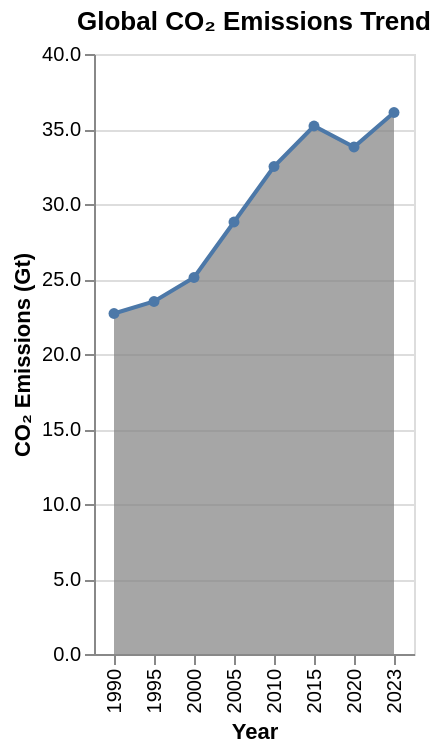

Write the Vega-Lite specification saved for this chart.
### Vega-Lite specification from a JSON file in a GitHub repository (floating-point values rounded to 4 significant figures)
{"$schema": "https://vega.github.io/schema/vega-lite/v5.json", "description": "CO2 emissions over time", "data": {"values": [{"year": "1990", "emissions": 22.7}, {"year": "1995", "emissions": 23.5}, {"year": "2000", "emissions": 25.1}, {"year": "2005", "emissions": 28.8}, {"year": "2010", "emissions": 32.5}, {"year": "2015", "emissions": 35.2}, {"year": "2020", "emissions": 33.8}, {"year": "2023", "emissions": 36.1}]}, "mark": {"type": "area", "line": true, "point": true, "color": "gray", "opacity": 0.7}, "encoding": {"x": {"field": "year", "type": "ordinal", "axis": {"title": "Year"}}, "y": {"field": "emissions", "type": "quantitative", "axis": {"title": "CO₂ Emissions (Gt)", "format": ".1f"}}, "tooltip": [{"field": "year", "type": "ordinal"}, {"field": "emissions", "type": "quantitative", "title": "Emissions (Gt)", "format": ".1f"}]}, "title": "Global CO₂ Emissions Trend"}
